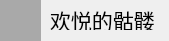
<?xml version="1.0" encoding="UTF-8"?>
<ui version="4.0">
 <class>QQItem</class>
 <widget class="QWidget" name="QQItem">
  <property name="geometry">
   <rect>
    <x>0</x>
    <y>0</y>
    <width>169</width>
    <height>41</height>
   </rect>
  </property>
  <property name="windowTitle">
   <string>Form</string>
  </property>
  <widget class="QLabel" name="icon">
   <property name="geometry">
    <rect>
     <x>0</x>
     <y>0</y>
     <width>41</width>
     <height>41</height>
    </rect>
   </property>
   <property name="styleSheet">
    <string notr="true">QLabel{background-color:darkgrey}</string>
   </property>
   <property name="text">
    <string/>
   </property>
  </widget>
  <widget class="QLabel" name="name">
   <property name="geometry">
    <rect>
     <x>50</x>
     <y>10</y>
     <width>131</width>
     <height>20</height>
    </rect>
   </property>
   <property name="font">
    <font>
     <pointsize>16</pointsize>
    </font>
   </property>
   <property name="text">
    <string>欢悦的骷髅</string>
   </property>
  </widget>
 </widget>
 <resources/>
 <connections/>
</ui>
